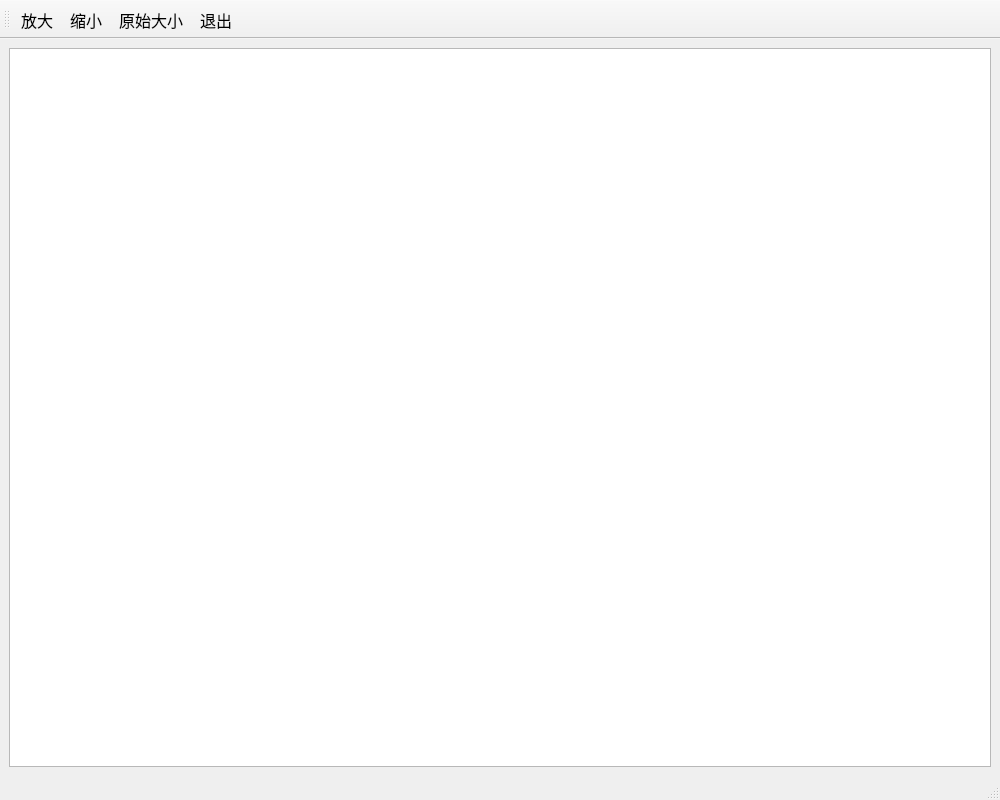
<?xml version="1.0" encoding="UTF-8"?>
<ui version="4.0">
 <class>TestQChartZoom</class>
 <widget class="QMainWindow" name="TestQChartZoom">
  <property name="geometry">
   <rect>
    <x>0</x>
    <y>0</y>
    <width>1000</width>
    <height>800</height>
   </rect>
  </property>
  <property name="minimumSize">
   <size>
    <width>1000</width>
    <height>800</height>
   </size>
  </property>
  <property name="font">
   <font>
    <family>Times New Roman</family>
    <pointsize>12</pointsize>
   </font>
  </property>
  <property name="windowTitle">
   <string>TestQChartZoom</string>
  </property>
  <widget class="QWidget" name="centralwidget">
   <layout class="QGridLayout" name="gridLayout">
    <item row="0" column="0">
     <widget class="customChartView" name="graphicsView"/>
    </item>
   </layout>
  </widget>
  <widget class="QMenuBar" name="menubar">
   <property name="geometry">
    <rect>
     <x>0</x>
     <y>0</y>
     <width>1000</width>
     <height>23</height>
    </rect>
   </property>
  </widget>
  <widget class="QStatusBar" name="statusbar"/>
  <widget class="QToolBar" name="toolBar">
   <property name="windowTitle">
    <string>toolBar</string>
   </property>
   <property name="toolButtonStyle">
    <enum>Qt::ToolButtonTextBesideIcon</enum>
   </property>
   <attribute name="toolBarArea">
    <enum>TopToolBarArea</enum>
   </attribute>
   <attribute name="toolBarBreak">
    <bool>false</bool>
   </attribute>
   <addaction name="actZoomIn"/>
   <addaction name="actZoomOut"/>
   <addaction name="actZoomReset"/>
   <addaction name="actQuit"/>
  </widget>
  <action name="actZoomReset">
   <property name="icon">
    <iconset resource="images.qrc">
     <normaloff>:/images/414.bmp</normaloff>:/images/414.bmp</iconset>
   </property>
   <property name="text">
    <string>原始大小</string>
   </property>
   <property name="toolTip">
    <string>原始大小</string>
   </property>
  </action>
  <action name="actQuit">
   <property name="icon">
    <iconset resource="images.qrc">
     <normaloff>:/images/132.bmp</normaloff>:/images/132.bmp</iconset>
   </property>
   <property name="text">
    <string>退出</string>
   </property>
   <property name="toolTip">
    <string>退出</string>
   </property>
  </action>
  <action name="actZoomIn">
   <property name="icon">
    <iconset resource="images.qrc">
     <normaloff>:/images/418.bmp</normaloff>:/images/418.bmp</iconset>
   </property>
   <property name="text">
    <string>放大</string>
   </property>
   <property name="toolTip">
    <string>放大</string>
   </property>
  </action>
  <action name="actZoomOut">
   <property name="icon">
    <iconset resource="images.qrc">
     <normaloff>:/images/416.bmp</normaloff>:/images/416.bmp</iconset>
   </property>
   <property name="text">
    <string>缩小</string>
   </property>
   <property name="toolTip">
    <string>缩小</string>
   </property>
  </action>
 </widget>
 <customwidgets>
  <customwidget>
   <class>customChartView</class>
   <extends>QGraphicsView</extends>
   <header location="global">customChartView.h</header>
  </customwidget>
 </customwidgets>
 <resources>
  <include location="images.qrc"/>
 </resources>
 <connections>
  <connection>
   <sender>actQuit</sender>
   <signal>triggered()</signal>
   <receiver>TestQChartZoom</receiver>
   <slot>close()</slot>
   <hints>
    <hint type="sourcelabel">
     <x>-1</x>
     <y>-1</y>
    </hint>
    <hint type="destinationlabel">
     <x>399</x>
     <y>299</y>
    </hint>
   </hints>
  </connection>
 </connections>
</ui>
